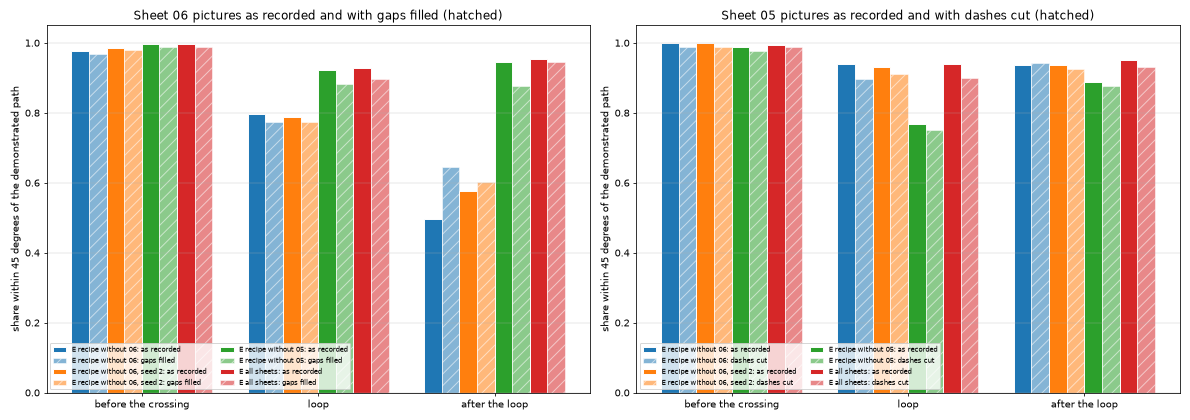

Generate this figure with Python:
"""
Step 5 of the dashed-line analysis: do the dashes themselves change what the models ask for?

Two edits of the real pictures (picture_edits.py) answer it without the robot and without training:
    sheet 06 with the gaps painted over (a solid line): if the dashes confuse a model, its answers should get better;
    sheet 05 with gaps cut into the line (dashes of 2.0 cm, gaps of 1.0 cm as measured on sheet 06): if dashes confuse
    a model, its answers should get worse.
Models: the fold model that never saw sheet 06, so never a dashed line (two seeds); the fold model that never saw
sheet 05; and model E (all sheets), which drove the robot. Scored as in step 4 (the exact step, which the driver
carries out). The same is done for the 41 pictures of robot run 8: would model E have decided differently on a
solid line?

Writes 05_dash_edits_and_models.png, 05_edit_examples.png, 05_run_8_filled.csv and prints the tables. No training;
about six minutes (the edits are kept in the system's temporary folder for a second run).

Run: D:/AI_Project/.venv/Scripts/python.exe 05_dash_edits_and_models.py > 05_dash_edits_and_models.out.txt
"""

import os
os.environ.setdefault("OMP_NUM_THREADS", "2")

import tempfile
import time
from pathlib import Path

import cv2
import matplotlib
matplotlib.use("Agg")
import matplotlib.pyplot as pyplot
import numpy
import pandas

from dashed_common import ANALYSIS_PARAMETERS, EVIDENCE_FOLDER, JOINT_NAMES, read_run
from line_geometry import moved_line
from model_answers import angle_error_deg, answers, loaded_policy, small_picture
from picture_edits import cut_dashes, dash_pattern, filled_gaps

cv2.setNumThreads(2)

EDIT_TEST_PARAMETERS = {
    "models": {"06": ["E recipe without 06", "E recipe without 06, seed 2", "E recipe without 05", "E all sheets"],
               "05": ["E recipe without 06", "E recipe without 06, seed 2", "E recipe without 05", "E all sheets"]},
    # the dashes cut into sheet 05: as measured on sheet 06 in step 1; the phase changes from episode to episode
    "dash_m": 0.020,
    "gap_m": 0.010,
    "sheet_05_picture_stride": 2,
    "twist_least_deg": 2.0,
    "backward_cm": -0.3,
    "cache_folder": Path(tempfile.gettempdir()) / "dashed_line_edits_2026-11-11",
    # changed whenever picture_edits.py changes, so that kept edits are not reused by mistake
    "edit_version": {"06": "whole_line_v2", "05": "cut_v1"},
    "example_frames": {"06": [("06-03", 8), ("06-03", 20), ("06-06", 60)], "05": [("05-03", 12), ("05-03", 30), ("05-06", 70)]}
}



def placed_line(
        recording: str,
        sheet: str,
        registrations: pandas.DataFrame,
        references: dict
) -> tuple:
    """Return a recording's centre line on the table (in the reference's order) and which of its points are ink."""

    reference = references[sheet][["x_cm", "y_cm"]].to_numpy() / 100.0
    row = registrations.loc[recording]
    line = moved_line(reference - reference.mean(axis = 0), row["angle_deg"], (row["shift_x_cm"] / 100.0, row["shift_y_cm"] / 100.0))
    return line, references[sheet]["is_ink"].to_numpy() > 0



def edited_pictures(
        rows: pandas.DataFrame,
        sheet: str,
        registrations: pandas.DataFrame,
        references: dict
) -> tuple:
    """
    Return the edited small pictures of a sheet's rows (gaps filled on 06, dashes cut on 05) and how much was painted.

    The result is kept in the temporary folder, so a second run of the script does not edit again.
    """

    settings = EDIT_TEST_PARAMETERS
    settings["cache_folder"].mkdir(parents = True, exist_ok = True)
    cache_path = settings["cache_folder"] / f"sheet_{sheet}_{len(rows)}_pictures_{settings['edit_version'][sheet]}.npz"
    if cache_path.exists():
        cached = numpy.load(cache_path)
        if numpy.array_equal(cached["frame_index"], rows["frame_index"].to_numpy()):
            return cached["pictures"], cached["painted_px"], cached["shift_px"]
    pictures = numpy.zeros((len(rows), 120, 160, 3), numpy.uint8)
    painted = numpy.zeros(len(rows), int)
    shifts = numpy.zeros((len(rows), 2), int)
    lines = {}
    for position, (_, row) in enumerate(rows.iterrows()):
        if row["recording"] not in lines:
            line, is_ink_point = placed_line(row["recording"], sheet, registrations, references)
            # the cut's phase differs from episode to episode, so the gaps do not always fall on the same places
            phase = 0.001 * (sum(ord(letter) for letter in row["recording"]) % 30)
            lines[row["recording"]] = (line, is_ink_point, dash_pattern(len(line), settings["dash_m"], settings["gap_m"], phase))
        line, is_ink_point, is_gap_point = lines[row["recording"]]
        picture = cv2.imread(str(ANALYSIS_PARAMETERS["raw_folder"] / row["frame_path"]))
        joints = [float(row[name]) for name in JOINT_NAMES]
        if sheet == "06":
            edited, information = filled_gaps(picture, line, is_ink_point, joints)
        else:
            edited, information = cut_dashes(picture, line, is_gap_point, joints)
        pictures[position] = small_picture(edited)
        painted[position] = information["painted_px"]
        shifts[position] = information["shift_px"]
    numpy.savez_compressed(cache_path, frame_index = rows["frame_index"].to_numpy(), pictures = pictures, painted_px = painted, shift_px = shifts)
    return pictures, painted, shifts



def scored(
        rows: pandas.DataFrame,
        answer: dict
) -> dict:
    """Return the measures of one model's answers on rows (as in step 4)."""

    settings = EDIT_TEST_PARAMETERS
    result = {"pictures": len(rows)}
    is_path = rows["is_path_row"].to_numpy()
    error = angle_error_deg(answer["angle_deg"][is_path], rows["path_angle_deg"].to_numpy()[is_path])
    result.update({"path_pictures": int(is_path.sum()), "path_within_45": float((error <= 45.0).mean()), "path_error_median_deg": float(numpy.median(error))})
    is_twisting = (rows["demo_twist_deg"].abs() >= settings["twist_least_deg"]).to_numpy() & ~rows["is_stop"].to_numpy()
    result.update({"twist_sign_right": float((numpy.sign(answer["twist_deg"][is_twisting]) == numpy.sign(rows["demo_twist_deg"].to_numpy()[is_twisting])).mean()),
                   "twist_asked_mean_deg": float(numpy.abs(answer["twist_deg"][is_twisting]).mean())})
    is_step = ~rows["is_stop"].to_numpy()
    result.update({"length_asked_median_cm": float(numpy.median(answer["length_cm"][is_step])), "stop_chance_mean": float(answer["stop_probability"][is_step].mean())})
    is_backward = (rows["demo_forward_cm"] <= settings["backward_cm"]).to_numpy() & is_step
    result["backward_also_asked"] = float((answer["forward_cm"][is_backward] < 0.0).mean()) if is_backward.any() else numpy.nan
    is_stop = rows["is_stop"].to_numpy()
    result["stop_chance_on_stop_pictures"] = float(answer["stop_probability"][is_stop].mean()) if is_stop.any() else numpy.nan
    return result



def main() -> None:

    settings = EDIT_TEST_PARAMETERS
    pandas.set_option("display.width", 260)
    pandas.set_option("display.max_columns", 40)
    pandas.set_option("display.max_rows", 200)
    started = time.time()
    registrations = pandas.read_csv(EVIDENCE_FOLDER / "registrations.csv").set_index("recording")
    references = {sheet: pandas.read_csv(EVIDENCE_FOLDER / f"reference_line_{sheet}.csv") for sheet in ("05", "06")}
    labelled = pandas.read_csv(EVIDENCE_FOLDER / "04_fold_rows.csv", low_memory = False)
    labelled["sheet"] = labelled["sheet"].map(lambda value: f"{int(value):02d}")
    labelled = labelled[labelled["part"] != "not placed"]
    frames = pandas.read_csv(ANALYSIS_PARAMETERS["processed_folder"] / "frames.csv", usecols = ["frame_index", "frame_path", "plan_number", "row_in_episode"] + JOINT_NAMES)
    labelled = labelled.merge(frames, on = "frame_index", how = "left")
    cache = numpy.load(ANALYSIS_PARAMETERS["processed_folder"] / "images_wide_160.npy", mmap_mode = "r")
    policies = {}
    result_rows, change_rows = [], []
    examples = {}
    for sheet in ("06", "05"):
        rows = labelled[labelled["sheet"] == sheet].sort_values(["episode_id", "row_in_episode"])
        if sheet == "05":
            rows = rows.iloc[::settings["sheet_05_picture_stride"]]
        rows = rows.reset_index(drop = True)
        originals = numpy.stack([cache[index] for index in rows["frame_index"]])
        edited, painted, shifts = edited_pictures(rows, sheet, registrations, references)
        edit_name = "gaps filled" if sheet == "06" else "dashes cut"
        changed = numpy.abs(edited.astype(int) - originals.astype(int)).reshape(len(rows), -1).mean(axis = 1)
        print(f"\nsheet {sheet}: {len(rows)} pictures, edit '{edit_name}': painted in {int((painted > 0).sum())} pictures (median {numpy.median(painted[painted > 0]):.0f} px of "
              f"307,200 at full size), mean grey change per small picture {changed.mean():.2f} levels; alignment shift median {numpy.median(numpy.hypot(*shifts.T)):.1f} px, "
              f"largest {numpy.hypot(*shifts.T).max():.0f} px ({time.time() - started:.0f} s)")
        for plan, row_number in settings["example_frames"][sheet]:
            found = rows[(rows["plan_number"] == plan) & (rows["row_in_episode"] >= row_number)]
            if len(found):
                examples[(sheet, plan, int(found["row_in_episode"].iloc[0]))] = (originals[found.index[0]], edited[found.index[0]])
        for model_name in settings["models"][sheet]:
            if model_name not in policies:
                policies[model_name] = loaded_policy(model_name)
            before = answers(policies[model_name], originals)
            after = answers(policies[model_name], edited)
            parts = [("whole sheet", numpy.ones(len(rows), bool))] + [(part, (rows["part"] == part).to_numpy()) for part in ("before the crossing", "loop", "after the loop")]
            for part, mask in parts:
                subset = rows[mask]
                for condition, answer in (("as recorded", before), (edit_name, after)):
                    result_rows.append({"sheet": sheet, "model": model_name, "part": part, "pictures as": condition,
                                        **scored(subset, {name: value[mask] for name, value in answer.items() if name != "chunk_cm"})})
                is_step = mask & ~rows["is_stop"].to_numpy()
                change_rows.append({"sheet": sheet, "model": model_name, "part": part, "pictures": int(is_step.sum()),
                                    "direction_change_median_deg": float(numpy.median(angle_error_deg(before["angle_deg"][is_step], after["angle_deg"][is_step]))),
                                    "direction_change_over_45_deg": float((angle_error_deg(before["angle_deg"][is_step], after["angle_deg"][is_step]) > 45.0).mean()),
                                    "twist_change_mean_abs_deg": float(numpy.abs(before["twist_deg"][is_step] - after["twist_deg"][is_step]).mean()),
                                    "length_change_mean_abs_cm": float(numpy.abs(before["length_cm"][is_step] - after["length_cm"][is_step]).mean()),
                                    "stop_chance_change_mean_abs": float(numpy.abs(before["stop_probability"][is_step] - after["stop_probability"][is_step]).mean())})
    results = pandas.DataFrame(result_rows)
    changes = pandas.DataFrame(change_rows)
    print("\nScores on the pictures as recorded and edited (path within 45: asked direction within 45 degrees of the demonstrated path)")
    print(results.round(3).to_string(index = False))
    print("\nHow much the same model's answer changes between the recorded and the edited picture")
    print(changes.round(3).to_string(index = False))
    results.round(4).to_csv(EVIDENCE_FOLDER / "05_edit_scores.csv", index = False)

    # robot run 8 with the gaps filled
    steps = read_run(ANALYSIS_PARAMETERS["run_8_folder"])
    line, is_ink_point = placed_line("run_8", "06", registrations, references)
    originals, filled, painted = [], [], []
    for _, step in steps.iterrows():
        picture = cv2.imread(step["frame_file"])
        edited_picture, information = filled_gaps(picture, line, is_ink_point, [float(step[name]) for name in JOINT_NAMES])
        originals.append(small_picture(picture))
        filled.append(small_picture(edited_picture))
        painted.append(information["painted_px"])
    originals, filled = numpy.stack(originals), numpy.stack(filled)
    run_rows = pandas.DataFrame({"step": steps["step"], "painted_px": painted})
    for model_name in ("E all sheets", "E recipe without 06"):
        if model_name not in policies:
            policies[model_name] = loaded_policy(model_name)
        before = answers(policies[model_name], originals)
        after = answers(policies[model_name], filled)
        short = "E" if model_name == "E all sheets" else "never_saw_06"
        if model_name == "E all sheets":
            print(f"\ncheck: model E on run 8's pictures as recorded against the run's log: largest difference in the asked direction "
                  f"{numpy.abs(before['forward_cm'] - steps['model_tip_forward_cm']).max():.5f} cm forward, stop chance {numpy.abs(before['stop_probability'] - steps['model_stop_probability']).max():.5f}")
        run_rows[f"{short}_angle"] = before["angle_deg"]
        run_rows[f"{short}_angle_filled"] = after["angle_deg"]
        run_rows[f"{short}_angle_change"] = angle_error_deg(before["angle_deg"], after["angle_deg"])
        run_rows[f"{short}_length"] = before["length_cm"]
        run_rows[f"{short}_length_filled"] = after["length_cm"]
        run_rows[f"{short}_twist"] = before["twist_deg"]
        run_rows[f"{short}_twist_filled"] = after["twist_deg"]
        run_rows[f"{short}_stop"] = before["stop_probability"]
        run_rows[f"{short}_stop_filled"] = after["stop_probability"]
    print("\nRobot run 8, picture by picture: model E (which drove) and the fold model that never saw sheet 06, on the pictures as recorded and with the gaps filled")
    print(run_rows.round(2).to_string(index = False))
    moved = run_rows[run_rows["painted_px"] > 0]
    print(f"\nmodel E on run 8: direction change with the gaps filled: median {run_rows['E_angle_change'].median():.1f} deg, largest {run_rows['E_angle_change'].max():.1f} deg "
          f"(step {int(run_rows.loc[run_rows['E_angle_change'].idxmax(), 'step'])}); steps with a change over 20 deg: {int((run_rows['E_angle_change'] > 20).sum())} of {len(run_rows)}; "
          f"twist asked in total {run_rows['E_twist'].sum():.1f} deg as recorded, {run_rows['E_twist_filled'].sum():.1f} deg filled; "
          f"backward steps asked: {int((numpy.abs(run_rows['E_angle']) > 90).sum())} as recorded, {int((numpy.abs(run_rows['E_angle_filled']) > 90).sum())} filled; "
          f"stop chance at steps 39 and 40: {run_rows['E_stop'].iloc[39]:.2f}, {run_rows['E_stop'].iloc[40]:.2f} as recorded, "
          f"{run_rows['E_stop_filled'].iloc[39]:.2f}, {run_rows['E_stop_filled'].iloc[40]:.2f} filled ({len(moved)} of {len(run_rows)} pictures had gaps in view to fill)")
    run_rows.round(4).to_csv(EVIDENCE_FOLDER / "05_run_8_filled.csv", index = False)

    # figures
    figure, axes = pyplot.subplots(2, len(examples), figsize = (3.4 * len(examples), 5.6))
    for column, ((sheet, plan, row_number), (original, edited_picture)) in enumerate(examples.items()):
        axes[0, column].imshow(original)
        axes[0, column].set_title(f"plan {plan}, picture {row_number}: as recorded", fontsize = 8)
        axes[1, column].imshow(edited_picture)
        axes[1, column].set_title("gaps filled" if sheet == "06" else "dashes cut (2.0 cm, gaps 1.0 cm)", fontsize = 8)
        for axis in axes[:, column]:
            axis.set_xticks([])
            axis.set_yticks([])
    figure.suptitle("The two edits at the size the models see (160 x 120)", fontsize = 10)
    figure.tight_layout()
    figure.savefig(EVIDENCE_FOLDER / "05_edit_examples.png", dpi = 110)

    figure, axes = pyplot.subplots(1, 2, figsize = (17, 6))
    for axis, sheet in zip(axes, ("06", "05")):
        edit_name = "gaps filled" if sheet == "06" else "dashes cut"
        models = settings["models"][sheet]
        parts = ["before the crossing", "loop", "after the loop"]
        width = 0.8 / (2 * len(models))
        for number, model_name in enumerate(models):
            for offset, (condition, hatch) in enumerate((("as recorded", ""), (edit_name, "//"))):
                values = [results[(results["sheet"] == sheet) & (results["model"] == model_name) & (results["part"] == part) & (results["pictures as"] == condition)]["path_within_45"].iloc[0]
                          for part in parts]
                axis.bar(numpy.arange(len(parts)) - 0.4 + (2 * number + offset + 0.5) * width, values, width = width, color = f"C{number}", alpha = 1.0 if offset == 0 else 0.55,
                         hatch = hatch, edgecolor = "white", label = f"{model_name}: {condition}")
        axis.set_xticks(numpy.arange(len(parts)))
        axis.set_xticklabels(parts)
        axis.set_ylim(0, 1.05)
        axis.set_ylabel("share within 45 degrees of the demonstrated path")
        axis.set_title(f"Sheet {sheet} pictures as recorded and with {edit_name} (hatched)")
        axis.grid(True, axis = "y", linewidth = 0.3)
        axis.legend(fontsize = 7, loc = "lower left", ncol = 2)
    figure.tight_layout()
    figure.savefig(EVIDENCE_FOLDER / "05_dash_edits_and_models.png", dpi = 70)
    print(f"\ntotal {time.time() - started:.0f} s")



if __name__ == "__main__":
    main()
